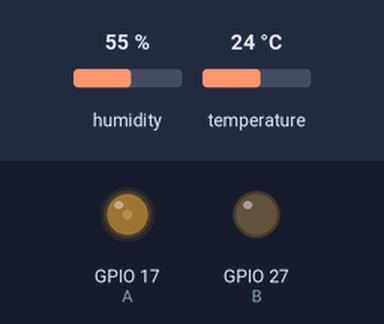
Recording of a program running on a simulated Raspberry Pi (BCM pin numbers). Parts: output pins drawn as LEDs (lit = HIGH). The test bench sets the inputs (shaded band); at power-on: temperature 24 °C, humidity 55 %. What the program prints to the terminal is not drawn.

Above: at 1.2 s.
1.3 s: temperature set to 28 °C
23.5 s: temperature set to 21 °C
At 24.0 s:
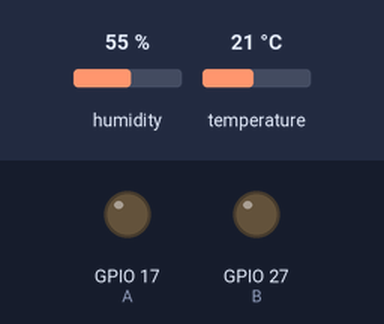
32.5 s: temperature set to 24 °C
At 42.7 s:
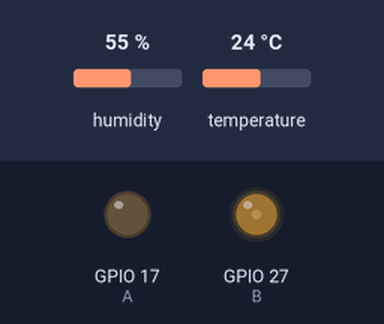
43.1 s: temperature set to 19 °C
At 47.7 s:
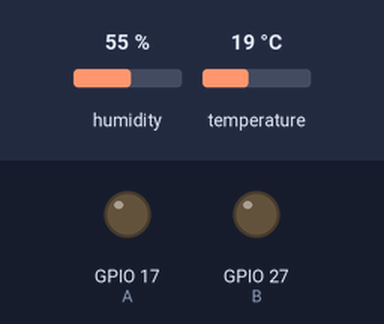
52.1 s: temperature set to 33 °C
At 55.7 s:
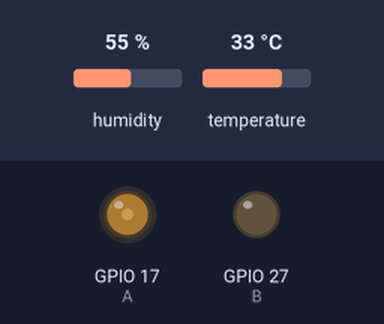
Timing chart, 0 to 67.1 s (numbered marks = the images above; inputs shaded):
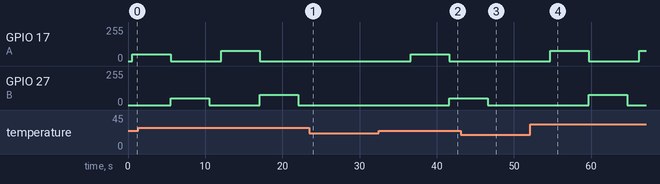

The program:

DHT11_1.py
```python
import Adafruit_DHT
import time
import RPi.GPIO as GPIO
import time

GPIO.setwarnings(False)
GPIO.setmode(GPIO.BCM)
A = 17 #모터 A핀
B = 27 #모터 B핀

#A,B GPIO setup설정
GPIO.setup(A,GPIO.OUT,initial=GPIO.LOW)
GPIO.setup(B,GPIO.OUT,initial=GPIO.LOW)

#온습도센서
DHT_SENSOR = Adafruit_DHT.DHT11
DHT_PIN = 19

#회전의 강도
def high_wind():
    print("선풍기를 강풍으로 가동합니다.")
    p1=GPIO.PWM(A,30)
    p2=GPIO.PWM(B,30)
    p1.start(30)
    time.sleep(5)
    p1.stop()
    p2.start(30)
    time.sleep(5)
    p2.stop()

def low_wind():
    print("선풍기를 약풍으로 가동합니다.")
    p1=GPIO.PWM(A,20)
    p2=GPIO.PWM(B,20)
    p1.start(20)
    time.sleep(5)
    p1.stop()
    p2.start(20)
    time.sleep(5)
    p2.stop()


while True:
    humidity, temperature = Adafruit_DHT.read(DHT_SENSOR, DHT_PIN)
    if humidity is not None and temperature is not None:
        print("Temp={0:0.1f}C Humidity={1:0.1f}%".format(temperature, humidity))

        if(temperature >= 25.0):
            high_wind()
            print("온도를 재측정합니다.")


        elif(temperature >= 23.0):
            low_wind()
            print("온도를 재측정합니다.")

        else:
            print("선풍기를 멈춥니다.")
            GPIO.output(A,GPIO.LOW)
            GPIO.output(B,GPIO.LOW)
            time.sleep(5) #5초 유지
            print("온도를 재측정합니다.")

    else:
        print("Sensor failure. Check again. ");
    time.sleep(1);

GPIO.output(A,GPIO.LOW) #정지
GPIO.output(B,GPIO.LOW)
GPIO.cleanup()
```

Measured:
- the behaviour switches between 22 and 23 °C on temperature (found by bisection; images 1 and 2)
- after the input at 23.5 s, GPIO 17 (A): stays 0/255 (without the input it goes to 77/255 after 0.08 s); GPIO 27 (B): stays 0/255 (without the input it goes to 77/255 after 5.1 s)
- after the input at 32.5 s, GPIO 17 (A): 0/255 → 51/255 after 4.1 s, → 0/255 5.0 s later; GPIO 27 (B): 0/255 → 51/255 after 9.1 s
- after the input at 43.1 s, GPIO 17 (A): stays 0/255 (without the input it goes to 51/255 after 5.1 s)
- after the input at 52.1 s, GPIO 17 (A): 0/255 → 77/255 after 2.6 s, → 0/255 5.0 s later, → 77/255 6.5 s later; GPIO 27 (B): 0/255 → 77/255 after 7.6 s, → 0/255 5.0 s later
